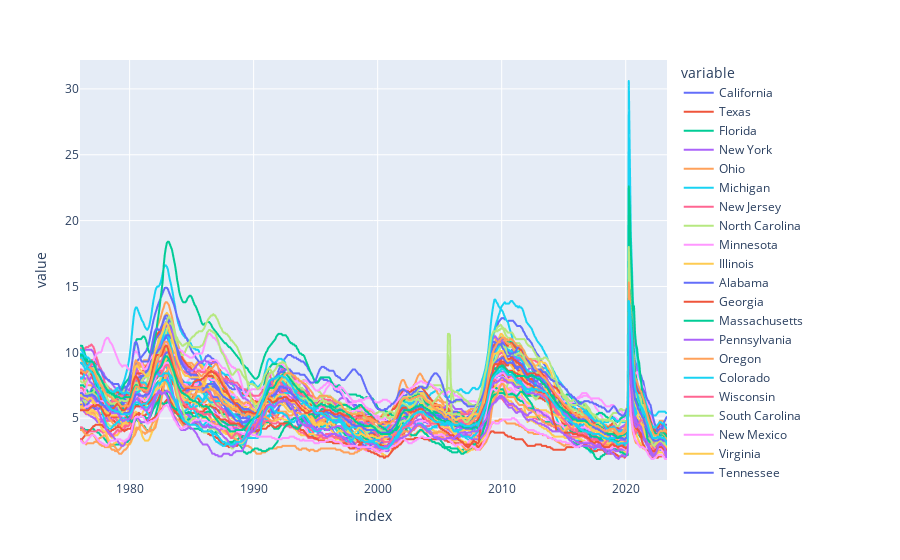

The notebook cell this image was saved under:
### Markdown cell above
## Plot States Unemployment Rate

### Code cell
px.line(unemp_states)

### Figure 1 — Plotly figure (JSON) as saved in the notebook; plotly's stock layout.template omitted (floating-point values rounded to 4 significant figures; data arrays with more than 128 entries replaced by an {"elided": "..."} marker saying what was removed)
{"data": [{"hovertemplate": "variable=California<br>index=%{x}<br>value=%{y}<extra></extra>", "legendgroup": "California", "line": {"color": "#636efa", "dash": "solid"}, "marker": {"symbol": "circle"}, "mode": "lines", "name": "California", "showlegend": true, "type": "scattergl", "x": {"elided": "569 str values"}, "xaxis": "x", "y": {"elided": "569 float values"}, "yaxis": "y"}, {"hovertemplate": "variable=Texas<br>index=%{x}<br>value=%{y}<extra></extra>", "legendgroup": "Texas", "line": {"color": "#EF553B", "dash": "solid"}, "marker": {"symbol": "circle"}, "mode": "lines", "name": "Texas", "showlegend": true, "type": "scattergl", "x": {"elided": "569 str values"}, "xaxis": "x", "y": {"elided": "569 float values"}, "yaxis": "y"}, {"hovertemplate": "variable=Florida<br>index=%{x}<br>value=%{y}<extra></extra>", "legendgroup": "Florida", "line": {"color": "#00cc96", "dash": "solid"}, "marker": {"symbol": "circle"}, "mode": "lines", "name": "Florida", "showlegend": true, "type": "scattergl", "x": {"elided": "569 str values"}, "xaxis": "x", "y": {"elided": "569 float values"}, "yaxis": "y"}, {"hovertemplate": "variable=New York<br>index=%{x}<br>value=%{y}<extra></extra>", "legendgroup": "New York", "line": {"color": "#ab63fa", "dash": "solid"}, "marker": {"symbol": "circle"}, "mode": "lines", "name": "New York", "showlegend": true, "type": "scattergl", "x": {"elided": "569 str values"}, "xaxis": "x", "y": {"elided": "569 float values"}, "yaxis": "y"}, {"hovertemplate": "variable=Ohio<br>index=%{x}<br>value=%{y}<extra></extra>", "legendgroup": "Ohio", "line": {"color": "#FFA15A", "dash": "solid"}, "marker": {"symbol": "circle"}, "mode": "lines", "name": "Ohio", "showlegend": true, "type": "scattergl", "x": {"elided": "569 str values"}, "xaxis": "x", "y": {"elided": "569 float values"}, "yaxis": "y"}, {"hovertemplate": "variable=Michigan<br>index=%{x}<br>value=%{y}<extra></extra>", "legendgroup": "Michigan", "line": {"color": "#19d3f3", "dash": "solid"}, "marker": {"symbol": "circle"}, "mode": "lines", "name": "Michigan", "showlegend": true, "type": "scattergl", "x": {"elided": "569 str values"}, "xaxis": "x", "y": {"elided": "569 float values"}, "yaxis": "y"}, {"hovertemplate": "variable=New Jersey<br>index=%{x}<br>value=%{y}<extra></extra>", "legendgroup": "New Jersey", "line": {"color": "#FF6692", "dash": "solid"}, "marker": {"symbol": "circle"}, "mode": "lines", "name": "New Jersey", "showlegend": true, "type": "scattergl", "x": {"elided": "569 str values"}, "xaxis": "x", "y": {"elided": "569 float values"}, "yaxis": "y"}, {"hovertemplate": "variable=North Carolina<br>index=%{x}<br>value=%{y}<extra></extra>", "legendgroup": "North Carolina", "line": {"color": "#B6E880", "dash": "solid"}, "marker": {"symbol": "circle"}, "mode": "lines", "name": "North Carolina", "showlegend": true, "type": "scattergl", "x": {"elided": "569 str values"}, "xaxis": "x", "y": {"elided": "569 float values"}, "yaxis": "y"}, {"hovertemplate": "variable=Minnesota<br>index=%{x}<br>value=%{y}<extra></extra>", "legendgroup": "Minnesota", "line": {"color": "#FF97FF", "dash": "solid"}, "marker": {"symbol": "circle"}, "mode": "lines", "name": "Minnesota", "showlegend": true, "type": "scattergl", "x": {"elided": "569 str values"}, "xaxis": "x", "y": {"elided": "569 float values"}, "yaxis": "y"}, {"hovertemplate": "variable=Illinois<br>index=%{x}<br>value=%{y}<extra></extra>", "legendgroup": "Illinois", "line": {"color": "#FECB52", "dash": "solid"}, "marker": {"symbol": "circle"}, "mode": "lines", "name": "Illinois", "showlegend": true, "type": "scattergl", "x": {"elided": "569 str values"}, "xaxis": "x", "y": {"elided": "569 float values"}, "yaxis": "y"}, {"hovertemplate": "variable=Alabama<br>index=%{x}<br>value=%{y}<extra></extra>", "legendgroup": "Alabama", "line": {"color": "#636efa", "dash": "solid"}, "marker": {"symbol": "circle"}, "mode": "lines", "name": "Alabama", "showlegend": true, "type": "scattergl", "x": {"elided": "569 str values"}, "xaxis": "x", "y": {"elided": "569 float values"}, "yaxis": "y"}, {"hovertemplate": "variable=Georgia<br>index=%{x}<br>value=%{y}<extra></extra>", "legendgroup": "Georgia", "line": {"color": "#EF553B", "dash": "solid"}, "marker": {"symbol": "circle"}, "mode": "lines", "name": "Georgia", "showlegend": true, "type": "scattergl", "x": {"elided": "569 str values"}, "xaxis": "x", "y": {"elided": "569 float values"}, "yaxis": "y"}, {"hovertemplate": "variable=Massachusetts<br>index=%{x}<br>value=%{y}<extra></extra>", "legendgroup": "Massachusetts", "line": {"color": "#00cc96", "dash": "solid"}, "marker": {"symbol": "circle"}, "mode": "lines", "name": "Massachusetts", "showlegend": true, "type": "scattergl", "x": {"elided": "569 str values"}, "xaxis": "x", "y": {"elided": "569 float values"}, "yaxis": "y"}, {"hovertemplate": "variable=Pennsylvania<br>index=%{x}<br>value=%{y}<extra></extra>", "legendgroup": "Pennsylvania", "line": {"color": "#ab63fa", "dash": "solid"}, "marker": {"symbol": "circle"}, "mode": "lines", "name": "Pennsylvania", "showlegend": true, "type": "scattergl", "x": {"elided": "569 str values"}, "xaxis": "x", "y": {"elided": "569 float values"}, "yaxis": "y"}, {"hovertemplate": "variable=Oregon<br>index=%{x}<br>value=%{y}<extra></extra>", "legendgroup": "Oregon", "line": {"color": "#FFA15A", "dash": "solid"}, "marker": {"symbol": "circle"}, "mode": "lines", "name": "Oregon", "showlegend": true, "type": "scattergl", "x": {"elided": "569 str values"}, "xaxis": "x", "y": {"elided": "569 float values"}, "yaxis": "y"}, {"hovertemplate": "variable=Colorado<br>index=%{x}<br>value=%{y}<extra></extra>", "legendgroup": "Colorado", "line": {"color": "#19d3f3", "dash": "solid"}, "marker": {"symbol": "circle"}, "mode": "lines", "name": "Colorado", "showlegend": true, "type": "scattergl", "x": {"elided": "569 str values"}, "xaxis": "x", "y": {"elided": "569 float values"}, "yaxis": "y"}, {"hovertemplate": "variable=Wisconsin<br>index=%{x}<br>value=%{y}<extra></extra>", "legendgroup": "Wisconsin", "line": {"color": "#FF6692", "dash": "solid"}, "marker": {"symbol": "circle"}, "mode": "lines", "name": "Wisconsin", "showlegend": true, "type": "scattergl", "x": {"elided": "569 str values"}, "xaxis": "x", "y": {"elided": "569 float values"}, "yaxis": "y"}, {"hovertemplate": "variable=South Carolina<br>index=%{x}<br>value=%{y}<extra></extra>", "legendgroup": "South Carolina", "line": {"color": "#B6E880", "dash": "solid"}, "marker": {"symbol": "circle"}, "mode": "lines", "name": "South Carolina", "showlegend": true, "type": "scattergl", "x": {"elided": "569 str values"}, "xaxis": "x", "y": {"elided": "569 float values"}, "yaxis": "y"}, {"hovertemplate": "variable=New Mexico<br>index=%{x}<br>value=%{y}<extra></extra>", "legendgroup": "New Mexico", "line": {"color": "#FF97FF", "dash": "solid"}, "marker": {"symbol": "circle"}, "mode": "lines", "name": "New Mexico", "showlegend": true, "type": "scattergl", "x": {"elided": "569 str values"}, "xaxis": "x", "y": {"elided": "569 float values"}, "yaxis": "y"}, {"hovertemplate": "variable=Virginia<br>index=%{x}<br>value=%{y}<extra></extra>", "legendgroup": "Virginia", "line": {"color": "#FECB52", "dash": "solid"}, "marker": {"symbol": "circle"}, "mode": "lines", "name": "Virginia", "showlegend": true, "type": "scattergl", "x": {"elided": "569 str values"}, "xaxis": "x", "y": {"elided": "569 float values"}, "yaxis": "y"}, {"hovertemplate": "variable=Tennessee<br>index=%{x}<br>value=%{y}<extra></extra>", "legendgroup": "Tennessee", "line": {"color": "#636efa", "dash": "solid"}, "marker": {"symbol": "circle"}, "mode": "lines", "name": "Tennessee", "showlegend": true, "type": "scattergl", "x": {"elided": "569 str values"}, "xaxis": "x", "y": {"elided": "569 float values"}, "yaxis": "y"}, {"hovertemplate": "variable=Washington<br>index=%{x}<br>value=%{y}<extra></extra>", "legendgroup": "Washington", "line": {"color": "#EF553B", "dash": "solid"}, "marker": {"symbol": "circle"}, "mode": "lines", "name": "Washington", "showlegend": true, "type": "scattergl", "x": {"elided": "569 str values"}, "xaxis": "x", "y": {"elided": "569 float values"}, "yaxis": "y"}, {"hovertemplate": "variable=West Virginia<br>index=%{x}<br>value=%{y}<extra></extra>", "legendgroup": "West Virginia", "line": {"color": "#00cc96", "dash": "solid"}, "marker": {"symbol": "circle"}, "mode": "lines", "name": "West Virginia", "showlegend": true, "type": "scattergl", "x": {"elided": "569 str values"}, "xaxis": "x", "y": {"elided": "569 float values"}, "yaxis": "y"}, {"hovertemplate": "variable=Kentucky<br>index=%{x}<br>value=%{y}<extra></extra>", "legendgroup": "Kentucky", "line": {"color": "#ab63fa", "dash": "solid"}, "marker": {"symbol": "circle"}, "mode": "lines", "name": "Kentucky", "showlegend": true, "type": "scattergl", "x": {"elided": "569 str values"}, "xaxis": "x", "y": {"elided": "569 float values"}, "yaxis": "y"}, {"hovertemplate": "variable=Missouri<br>index=%{x}<br>value=%{y}<extra></extra>", "legendgroup": "Missouri", "line": {"color": "#FFA15A", "dash": "solid"}, "marker": {"symbol": "circle"}, "mode": "lines", "name": "Missouri", "showlegend": true, "type": "scattergl", "x": {"elided": "569 str values"}, "xaxis": "x", "y": {"elided": "569 float values"}, "yaxis": "y"}, {"hovertemplate": "variable=Arizona<br>index=%{x}<br>value=%{y}<extra></extra>", "legendgroup": "Arizona", "line": {"color": "#19d3f3", "dash": "solid"}, "marker": {"symbol": "circle"}, "mode": "lines", "name": "Arizona", "showlegend": true, "type": "scattergl", "x": {"elided": "569 str values"}, "xaxis": "x", "y": {"elided": "569 float values"}, "yaxis": "y"}, {"hovertemplate": "variable=Arkansas<br>index=%{x}<br>value=%{y}<extra></extra>", "legendgroup": "Arkansas", "line": {"color": "#FF6692", "dash": "solid"}, "marker": {"symbol": "circle"}, "mode": "lines", "name": "Arkansas", "showlegend": true, "type": "scattergl", "x": {"elided": "569 str values"}, "xaxis": "x", "y": {"elided": "569 float values"}, "yaxis": "y"}, {"hovertemplate": "variable=Louisiana<br>index=%{x}<br>value=%{y}<extra></extra>", "legendgroup": "Louisiana", "line": {"color": "#B6E880", "dash": "solid"}, "marker": {"symbol": "circle"}, "mode": "lines", "name": "Louisiana", "showlegend": true, "type": "scattergl", "x": {"elided": "569 str values"}, "xaxis": "x", "y": {"elided": "569 float values"}, "yaxis": "y"}, {"hovertemplate": "variable=Alaska<br>index=%{x}<br>value=%{y}<extra></extra>", "legendgroup": "Alaska", "line": {"color": "#FF97FF", "dash": "solid"}, "marker": {"symbol": "circle"}, "mode": "lines", "name": "Alaska", "showlegend": true, "type": "scattergl", "x": {"elided": "569 str values"}, "xaxis": "x", "y": {"elided": "569 float values"}, "yaxis": "y"}, {"hovertemplate": "variable=Utah<br>index=%{x}<br>value=%{y}<extra></extra>", "legendgroup": "Utah", "line": {"color": "#FECB52", "dash": "solid"}, "marker": {"symbol": "circle"}, "mode": "lines", "name": "Utah", "showlegend": true, "type": "scattergl", "x": {"elided": "569 str values"}, "xaxis": "x", "y": {"elided": "569 float values"}, "yaxis": "y"}, {"hovertemplate": "variable=Indiana<br>index=%{x}<br>value=%{y}<extra></extra>", "legendgroup": "Indiana", "line": {"color": "#636efa", "dash": "solid"}, "marker": {"symbol": "circle"}, "mode": "lines", "name": "Indiana", "showlegend": true, "type": "scattergl", "x": {"elided": "569 str values"}, "xaxis": "x", "y": {"elided": "569 float values"}, "yaxis": "y"}, {"hovertemplate": "variable=Connecticut<br>index=%{x}<br>value=%{y}<extra></extra>", "legendgroup": "Connecticut", "line": {"color": "#EF553B", "dash": "solid"}, "marker": {"symbol": "circle"}, "mode": "lines", "name": "Connecticut", "showlegend": true, "type": "scattergl", "x": {"elided": "569 str values"}, "xaxis": "x", "y": {"elided": "569 float values"}, "yaxis": "y"}, {"hovertemplate": "variable=Kansas<br>index=%{x}<br>value=%{y}<extra></extra>", "legendgroup": "Kansas", "line": {"color": "#00cc96", "dash": "solid"}, "marker": {"symbol": "circle"}, "mode": "lines", "name": "Kansas", "showlegend": true, "type": "scattergl", "x": {"elided": "569 str values"}, "xaxis": "x", "y": {"elided": "569 float values"}, "yaxis": "y"}, {"hovertemplate": "variable=Maryland<br>index=%{x}<br>value=%{y}<extra></extra>", "legendgroup": "Maryland", "line": {"color": "#ab63fa", "dash": "solid"}, "marker": {"symbol": "circle"}, "mode": "lines", "name": "Maryland", "showlegend": true, "type": "scattergl", "x": {"elided": "569 str values"}, "xaxis": "x", "y": {"elided": "569 float values"}, "yaxis": "y"}, {"hovertemplate": "variable=Nebraska<br>index=%{x}<br>value=%{y}<extra></extra>", "legendgroup": "Nebraska", "line": {"color": "#FFA15A", "dash": "solid"}, "marker": {"symbol": "circle"}, "mode": "lines", "name": "Nebraska", "showlegend": true, "type": "scattergl", "x": {"elided": "569 str values"}, "xaxis": "x", "y": {"elided": "569 float values"}, "yaxis": "y"}, {"hovertemplate": "variable=Nevada<br>index=%{x}<br>value=%{y}<extra></extra>", "legendgroup": "Nevada", "line": {"color": "#19d3f3", "dash": "solid"}, "marker": {"symbol": "circle"}, "mode": "lines", "name": "Nevada", "showlegend": true, "type": "scattergl", "x": {"elided": "569 str values"}, "xaxis": "x", "y": {"elided": "569 float values"}, "yaxis": "y"}, {"hovertemplate": "variable=Iowa<br>index=%{x}<br>value=%{y}<extra></extra>", "legendgroup": "Iowa", "line": {"color": "#FF6692", "dash": "solid"}, "marker": {"symbol": "circle"}, "mode": "lines", "name": "Iowa", "showlegend": true, "type": "scattergl", "x": {"elided": "569 str values"}, "xaxis": "x", "y": {"elided": "569 float values"}, "yaxis": "y"}, {"hovertemplate": "variable=Mississippi<br>index=%{x}<br>value=%{y}<extra></extra>", "legendgroup": "Mississippi", "line": {"color": "#B6E880", "dash": "solid"}, "marker": {"symbol": "circle"}, "mode": "lines", "name": "Mississippi", "showlegend": true, "type": "scattergl", "x": {"elided": "569 str values"}, "xaxis": "x", "y": {"elided": "569 float values"}, "yaxis": "y"}, {"hovertemplate": "variable=Montana<br>index=%{x}<br>value=%{y}<extra></extra>", "legendgroup": "Montana", "line": {"color": "#FF97FF", "dash": "solid"}, "marker": {"symbol": "circle"}, "mode": "lines", "name": "Montana", "showlegend": true, "type": "scattergl", "x": {"elided": "569 str values"}, "xaxis": "x", "y": {"elided": "569 float values"}, "yaxis": "y"}, {"hovertemplate": "variable=Oklahoma<br>index=%{x}<br>value=%{y}<extra></extra>", "legendgroup": "Oklahoma", "line": {"color": "#FECB52", "dash": "solid"}, "marker": {"symbol": "circle"}, "mode": "lines", "name": "Oklahoma", "showlegend": true, "type": "scattergl", "x": {"elided": "569 str values"}, "xaxis": "x", "y": {"elided": "569 float values"}, "yaxis": "y"}, {"hovertemplate": "variable=District of Columbia<br>index=%{x}<br>value=%{y}<extra></extra>", "legendgroup": "District of Columbia", "line": {"color": "#636efa", "dash": "solid"}, "marker": {"symbol": "circle"}, "mode": "lines", "name": "District of Columbia", "showlegend": true, "type": "scattergl", "x": {"elided": "569 str values"}, "xaxis": "x", "y": {"elided": "569 float values"}, "yaxis": "y"}, {"hovertemplate": "variable=North Dakota<br>index=%{x}<br>value=%{y}<extra></extra>", "legendgroup": "North Dakota", "line": {"color": "#EF553B", "dash": "solid"}, "marker": {"symbol": "circle"}, "mode": "lines", "name": "North Dakota", "showlegend": true, "type": "scattergl", "x": {"elided": "569 str values"}, "xaxis": "x", "y": {"elided": "569 float values"}, "yaxis": "y"}, {"hovertemplate": "variable=Hawaii<br>index=%{x}<br>value=%{y}<extra></extra>", "legendgroup": "Hawaii", "line": {"color": "#00cc96", "dash": "solid"}, "marker": {"symbol": "circle"}, "mode": "lines", "name": "Hawaii", "showlegend": true, "type": "scattergl", "x": {"elided": "569 str values"}, "xaxis": "x", "y": {"elided": "569 float values"}, "yaxis": "y"}, {"hovertemplate": "variable=New Hampshire<br>index=%{x}<br>value=%{y}<extra></extra>", "legendgroup": "New Hampshire", "line": {"color": "#ab63fa", "dash": "solid"}, "marker": {"symbol": "circle"}, "mode": "lines", "name": "New Hampshire", "showlegend": true, "type": "scattergl", "x": {"elided": "569 str values"}, "xaxis": "x", "y": {"elided": "569 float values"}, "yaxis": "y"}, {"hovertemplate": "variable=Wyoming<br>index=%{x}<br>value=%{y}<extra></extra>", "legendgroup": "Wyoming", "line": {"color": "#FFA15A", "dash": "solid"}, "marker": {"symbol": "circle"}, "mode": "lines", "name": "Wyoming", "showlegend": true, "type": "scattergl", "x": {"elided": "569 str values"}, "xaxis": "x", "y": {"elided": "569 float values"}, "yaxis": "y"}, {"hovertemplate": "variable=Delaware<br>index=%{x}<br>value=%{y}<extra></extra>", "legendgroup": "Delaware", "line": {"color": "#19d3f3", "dash": "solid"}, "marker": {"symbol": "circle"}, "mode": "lines", "name": "Delaware", "showlegend": true, "type": "scattergl", "x": {"elided": "569 str values"}, "xaxis": "x", "y": {"elided": "569 float values"}, "yaxis": "y"}, {"hovertemplate": "variable=Maine<br>index=%{x}<br>value=%{y}<extra></extra>", "legendgroup": "Maine", "line": {"color": "#FF6692", "dash": "solid"}, "marker": {"symbol": "circle"}, "mode": "lines", "name": "Maine", "showlegend": true, "type": "scattergl", "x": {"elided": "569 str values"}, "xaxis": "x", "y": {"elided": "569 float values"}, "yaxis": "y"}, {"hovertemplate": "variable=Rhode Island<br>index=%{x}<br>value=%{y}<extra></extra>", "legendgroup": "Rhode Island", "line": {"color": "#B6E880", "dash": "solid"}, "marker": {"symbol": "circle"}, "mode": "lines", "name": "Rhode Island", "showlegend": true, "type": "scattergl", "x": {"elided": "569 str values"}, "xaxis": "x", "y": {"elided": "569 float values"}, "yaxis": "y"}, {"hovertemplate": "variable=South Dakota<br>index=%{x}<br>value=%{y}<extra></extra>", "legendgroup": "South Dakota", "line": {"color": "#FF97FF", "dash": "solid"}, "marker": {"symbol": "circle"}, "mode": "lines", "name": "South Dakota", "showlegend": true, "type": "scattergl", "x": {"elided": "569 str values"}, "xaxis": "x", "y": {"elided": "569 float values"}, "yaxis": "y"}, {"hovertemplate": "variable=Midwest Census Region<br>index=%{x}<br>value=%{y}<extra></extra>", "legendgroup": "Midwest Census Region", "line": {"color": "#FECB52", "dash": "solid"}, "marker": {"symbol": "circle"}, "mode": "lines", "name": "Midwest Census Region", "showlegend": true, "type": "scattergl", "x": {"elided": "569 str values"}, "xaxis": "x", "y": {"elided": "569 float values"}, "yaxis": "y"}, {"hovertemplate": "variable=South Census Region<br>index=%{x}<br>value=%{y}<extra></extra>", "legendgroup": "South Census Region", "line": {"color": "#636efa", "dash": "solid"}, "marker": {"symbol": "circle"}, "mode": "lines", "name": "South Census Region", "showlegend": true, "type": "scattergl", "x": {"elided": "569 str values"}, "xaxis": "x", "y": {"elided": "569 float values"}, "yaxis": "y"}, {"hovertemplate": "variable=Idaho<br>index=%{x}<br>value=%{y}<extra></extra>", "legendgroup": "Idaho", "line": {"color": "#EF553B", "dash": "solid"}, "marker": {"symbol": "circle"}, "mode": "lines", "name": "Idaho", "showlegend": true, "type": "scattergl", "x": {"elided": "569 str values"}, "xaxis": "x", "y": {"elided": "569 float values"}, "yaxis": "y"}, {"hovertemplate": "variable=Northeast Census Region<br>index=%{x}<br>value=%{y}<extra></extra>", "legendgroup": "Northeast Census Region", "line": {"color": "#00cc96", "dash": "solid"}, "marker": {"symbol": "circle"}, "mode": "lines", "name": "Northeast Census Region", "showlegend": true, "type": "scattergl", "x": {"elided": "569 str values"}, "xaxis": "x", "y": {"elided": "569 float values"}, "yaxis": "y"}, {"hovertemplate": "variable=Vermont<br>index=%{x}<br>value=%{y}<extra></extra>", "legendgroup": "Vermont", "line": {"color": "#ab63fa", "dash": "solid"}, "marker": {"symbol": "circle"}, "mode": "lines", "name": "Vermont", "showlegend": true, "type": "scattergl", "x": {"elided": "569 str values"}, "xaxis": "x", "y": {"elided": "569 float values"}, "yaxis": "y"}, {"hovertemplate": "variable=West Census Region<br>index=%{x}<br>value=%{y}<extra></extra>", "legendgroup": "West Census Region", "line": {"color": "#FFA15A", "dash": "solid"}, "marker": {"symbol": "circle"}, "mode": "lines", "name": "West Census Region", "showlegend": true, "type": "scattergl", "x": {"elided": "569 str values"}, "xaxis": "x", "y": {"elided": "569 float values"}, "yaxis": "y"}, {"hovertemplate": "variable=New England Census Division<br>index=%{x}<br>value=%{y}<extra></extra>", "legendgroup": "New England Census Division", "line": {"color": "#19d3f3", "dash": "solid"}, "marker": {"symbol": "circle"}, "mode": "lines", "name": "New England Census Division", "showlegend": true, "type": "scattergl", "x": {"elided": "569 str values"}, "xaxis": "x", "y": {"elided": "569 float values"}, "yaxis": "y"}], "layout": {"legend": {"title": {"text": "variable"}, "tracegroupgap": 0}, "margin": {"t": 60}, "xaxis": {"anchor": "y", "domain": [0, 1], "title": {"text": "index"}}, "yaxis": {"anchor": "x", "domain": [0, 1], "title": {"text": "value"}}}}
